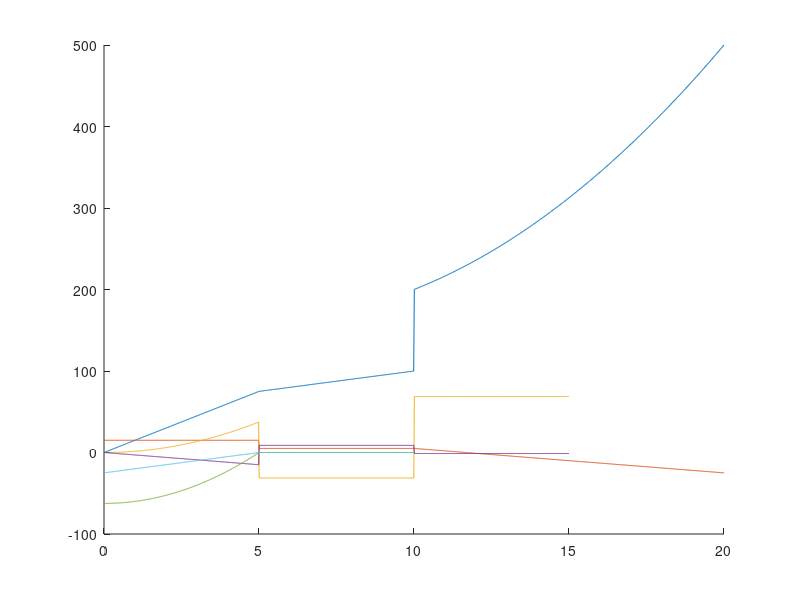

The MATLAB source for this figure: (Note: this script raises an error after producing the figure.)
%% Problem 1
clear, clc
a = 5;
p = 10;
w = 3;
space = linspace(0,4*a,1000);
Mz1 = @(x) .75*p*x+.5*w*a*x;
Mz2 = @(x) -.25*p*x+.5*w*a*x+p*a;
Mz3 = @(x) .75*p*x+.5*a*w*x+p*a+.5*w*x^2+2*w*a^2-w*2*a*x;
Fy1 = @(x) .75*p+.5*w*a;
Fy2 = @(x) -.25*p+.5*w*a;
Fy3 = @(x) .75*p+.5*w*a-p-w*(x-2*a);
for i=1:length(space)/4
    M(i) = Mz1(space(i));
    Fy(i) = Fy1(space(i));
end
for i=length(space)/4+1:length(space)/2
    M(i) = Mz2(space(i));
    Fy(i) = Fy2(space(i));
end
for i = length(space)/2+1:length(space)
     M(i) = Mz3(space(i));
     Fy(i) = Fy3(space(i));
end
hold on
plot(space,M)
plot(space,Fy)

%% Problem 2
clear all, clc

clear, clc
a = 5;
p = 10;
w = 3;
space = linspace(0,3*a,999);
Mz1 = @(x) .5*w*x^2;
Mz2 = @(x) p*a*.5-.75*w*a^2;
Mz3 = @(x) 2.5*p*a-.75*w*a^2;
Fy1 = @(x) -w*x;
Fy2 = @(x) .5*p+.25*w*a;
Fy3 = @(x) -.5*p+.25*w*a;
for i=1:length(space)/3
    M(i) = Mz1(space(i));
    Fy(i) = Fy1(space(i));
end
for i=length(space)/3+1:2*length(space)/3
    M(i) = Mz2(space(i));
    Fy(i) = Fy2(space(i));
end
for i = 2*length(space)/3+1:length(space)
     M(i) = Mz3(space(i));
     Fy(i) = Fy3(space(i));
end
hold on
plot(space,M)
plot(space,Fy)

%% Problem 3
clear all, clc

clear, clc
fo = 5;
L = 10;
space = linspace(0,L,1000);
Mz1 = @(x) (-1/8)*fo*L^2+.5*fo*x^2;
Mz2 = @(x) 0;

Fy1 = @(x) -fo*L/2+fo*x;
Fy2 = @(x) 0;

for i=1:length(space)/2
    M(i) = Mz1(space(i));
    Fy(i) = Fy1(space(i));
end
for i=length(space)/2+1:length(space)
    M(i) = Mz2(space(i));
    Fy(i) = Fy2(space(i));
end

hold on
plot(space,M)
plot(space,Fy)

%% Problem 4
clear all, clc

clear, clc
lo = 5;
L = 10;
l = @(x) x*lo*(1-(x/L)^2);

Vy = @(x) -2*lo*L/3+lo*x-lo*x^3/(3*L^2);
Vyc = @(c) -2*lo*L/3+lo*c*L-lo*c^3*L/3;
Mz = @(x) lo*L^2/4-2*x*lo*L/3+x^2*lo/2-lo*x^4/(12*L^2);
Mzc = @(c) lo*L^2/4-2*c*lo*L^2/3+c^2*L^2*lo/2-lo*c^4*L^2/12;
hold on
yyaxis right
ylabel('Internal Shear Force [N]')
fplot(Vyc,[0,1],'linewidth',1.75)
yyaxis left
ylabel('Internal Moment [Nm]')
fplot(Mzc,[0,1],'linewidth',1.75)
title('Shear Force and Moment Inside the "Wing"')
legend('Shear Force [N]','Moment [Nm]')